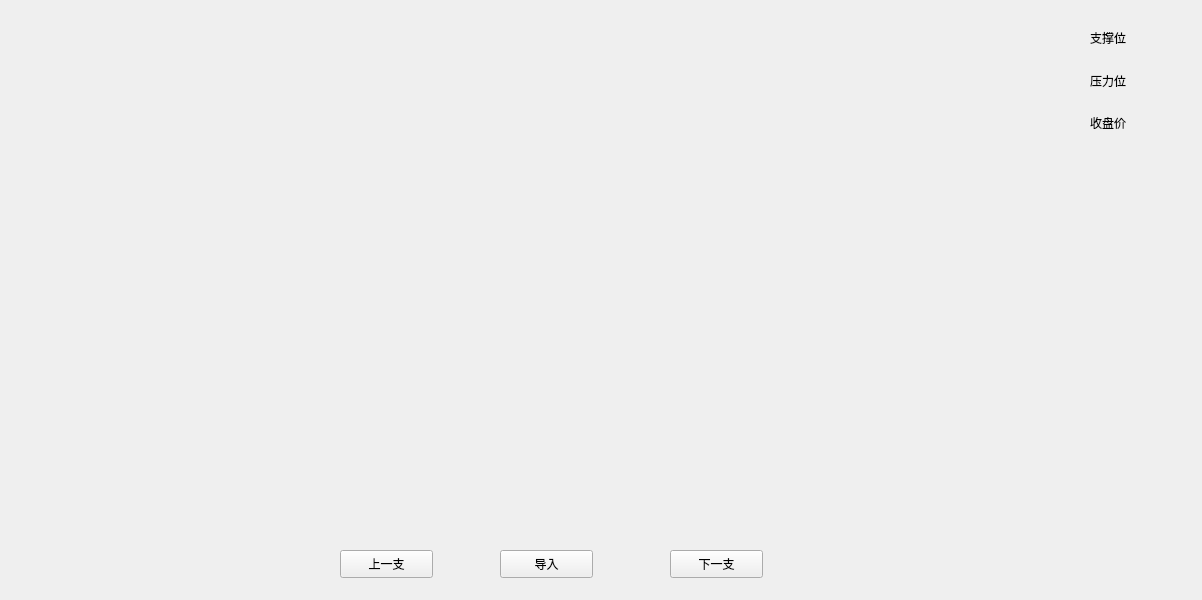
<?xml version="1.0" encoding="UTF-8"?>
<ui version="4.0">
 <class>MyWidget</class>
 <widget class="QWidget" name="MyWidget">
  <property name="geometry">
   <rect>
    <x>0</x>
    <y>0</y>
    <width>1202</width>
    <height>600</height>
   </rect>
  </property>
  <property name="windowTitle">
   <string>MyWidget</string>
  </property>
  <widget class="QPushButton" name="pushButton">
   <property name="geometry">
    <rect>
     <x>500</x>
     <y>550</y>
     <width>93</width>
     <height>28</height>
    </rect>
   </property>
   <property name="text">
    <string>导入</string>
   </property>
  </widget>
  <widget class="QWidget" name="layoutWidget">
   <property name="geometry">
    <rect>
     <x>1090</x>
     <y>20</y>
     <width>51</width>
     <height>121</height>
    </rect>
   </property>
   <layout class="QVBoxLayout" name="verticalLayout">
    <item>
     <widget class="QLabel" name="label">
      <property name="text">
       <string>支撑位</string>
      </property>
     </widget>
    </item>
    <item>
     <widget class="QLabel" name="label_2">
      <property name="text">
       <string>压力位</string>
      </property>
     </widget>
    </item>
    <item>
     <widget class="QLabel" name="label_3">
      <property name="text">
       <string>收盘价</string>
      </property>
     </widget>
    </item>
   </layout>
  </widget>
  <widget class="QPushButton" name="last">
   <property name="geometry">
    <rect>
     <x>340</x>
     <y>550</y>
     <width>93</width>
     <height>28</height>
    </rect>
   </property>
   <property name="text">
    <string>上一支</string>
   </property>
  </widget>
  <widget class="QPushButton" name="next">
   <property name="geometry">
    <rect>
     <x>670</x>
     <y>550</y>
     <width>93</width>
     <height>28</height>
    </rect>
   </property>
   <property name="text">
    <string>下一支</string>
   </property>
  </widget>
  <widget class="QLabel" name="name">
   <property name="geometry">
    <rect>
     <x>460</x>
     <y>20</y>
     <width>72</width>
     <height>15</height>
    </rect>
   </property>
   <property name="text">
    <string/>
   </property>
  </widget>
 </widget>
 <resources/>
 <connections/>
</ui>
